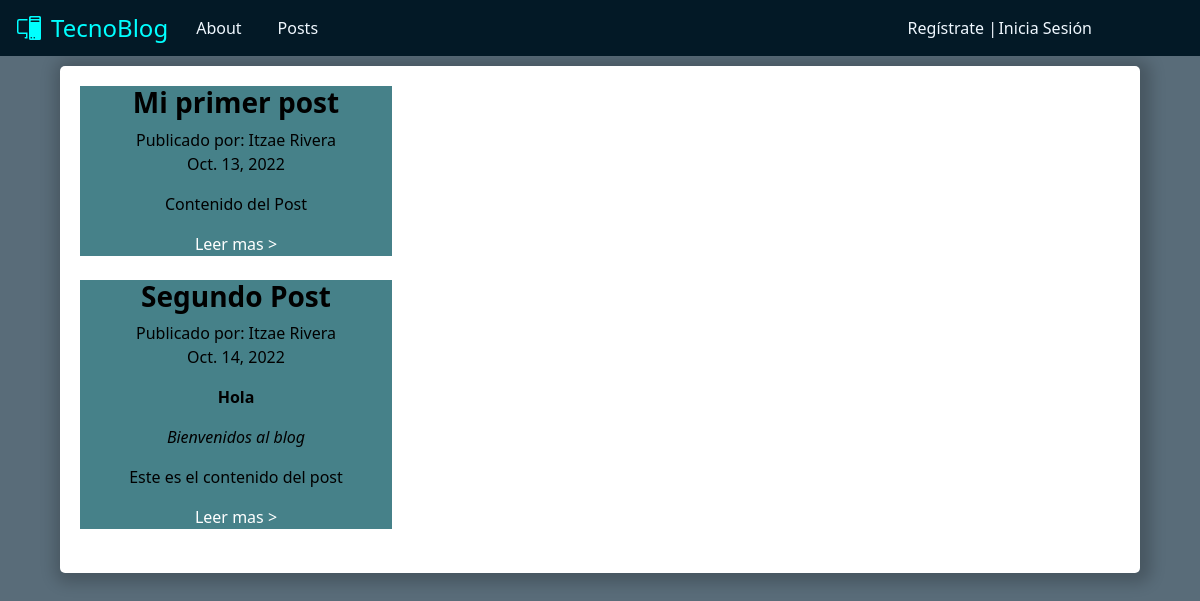
Before: /tecnoBlog/verPosts with the older database file.
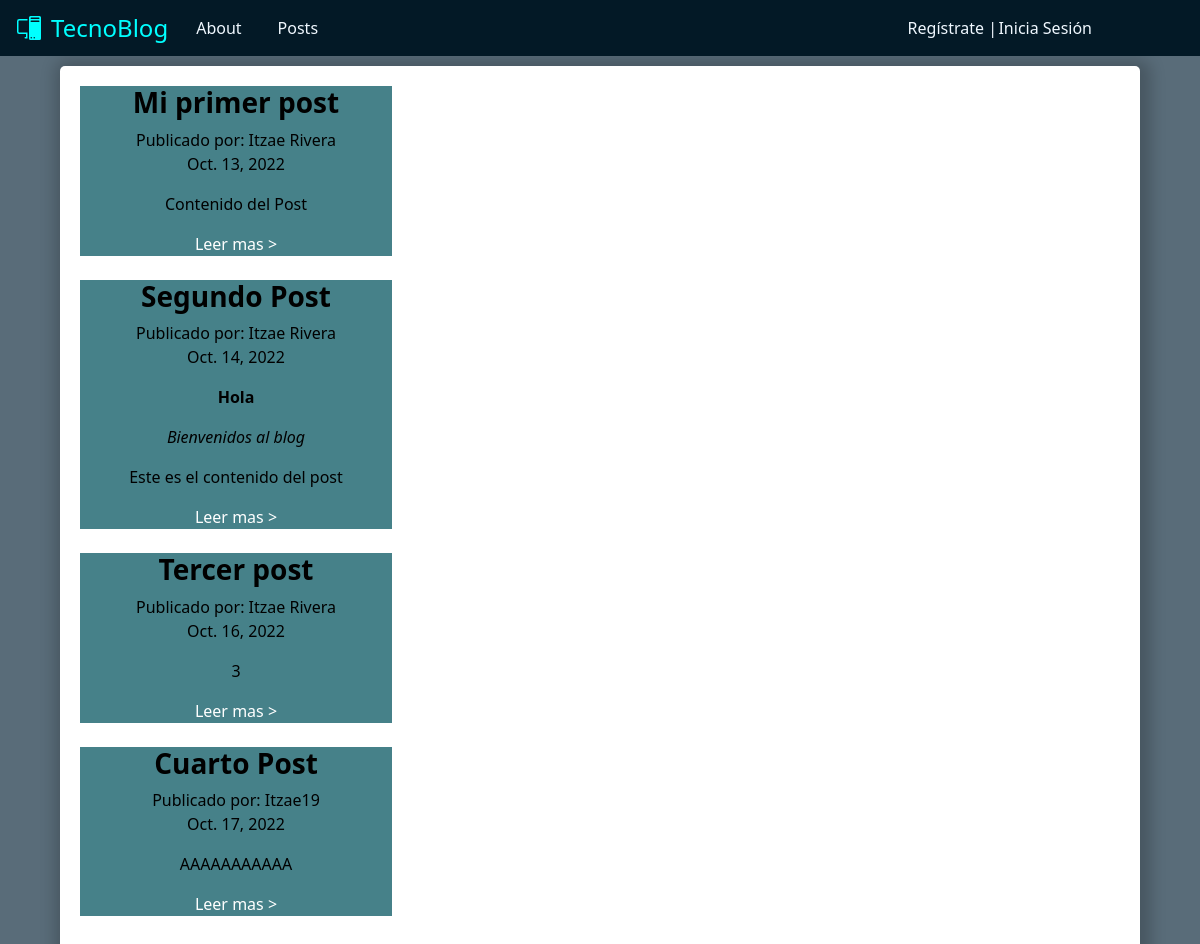
After: the same page with the newer database file.
### tecnoBlog/models.py (models this page shows, shortened)
class Blogs(models.Model):
    idBlog = models.IntegerField()
    titulo = models.CharField(max_length=40)
    subtitulo = models.CharField(max_length=60)
    contenido = models.CharField(max_length=500)
    autor = models.CharField(max_length=60)
    fecha = models.DateField()

### tecnoBlog/views.py (the view)
# urls.py: path('tecnoBlog/verPosts', verPosts),
def verPosts(request=None):
    blogs = Blogs.objects.all() #Trae todo
    return render(request, "verPosts.html", {"blogs": blogs})

### tecnoBlog/template/verPosts.html
{% extends 'homePage.html' %}
{% block content %}
    <div class="contenido_home">
        {% for blog in blogs %}
            <div class="listaPosts">
                <h3><b>{{ blog.titulo }}</b></h3>
                <label for=""> Publicado por: {{ blog.autor }}</label>
                <br>
                <p>{{ blog.fecha }}</p>
                <p>{{ blog.contenido | safe }}</p>
                <a class="leerMas" href="">Leer mas ></a>
            </div>
            <br>
        {% endfor %}
    </div>
{% endblock %}

### tecnoBlog/template/homePage.html (shortened to what this page needs)
<!DOCTYPE html>
<html lang="es">
<head>
    {% load static %}
    <link rel="stylesheet" href="{%static 'css/bootstrap.min.css'%}">
    <link rel="stylesheet" href="{%static 'css/myestilo.css'%}">
</head>
<body>
    <header>
        <nav class="navbar navbar-expand-xl" aria-label="Sixth navbar example">
            <div class="container-fluid">
                <a class="titulo_nav" href="/homePage">TecnoBlog</a>
              <div class="collapse navbar-collapse" id="navbarsExample06">
                <ul class="navbar-nav me-auto mb-2 mb-xl-0">
                  <li class="nav-item">
                    <a class="nav-link" href="#">About</a>
                  </li>
                  <li class="nav-item">
                    <a class="nav-link" href="/tecnoBlog/verPosts">Posts</a>
                  </li>
                  <li class="nav-item" style="position: absolute; right: 195px">
                    <a class="nav-link" href="/signIn">Regístrate |</a>
                  </li>
                  <li class="nav-item" style="position: absolute; right: 100px">
                    <a class="nav-link" href="/login">Inicia Sesión</a>
                  </li>
                </ul>
              </div>
            </div>
          </nav>
    </header>
</body>
<body>
  {% block content %}{% endblock %}
</body>
</html>

### tecnoBlog/static/css/myestilo.css (style rules this page uses)
body { background-color: #596c79; }
nav { background-color: #031926; }
.titulo_nav { color: aqua; text-decoration: none; font-size:x-large; }
.nav-link { color: aliceblue; text-align: center; margin-left: 20px; }
.bi-pc-display { color: aqua; margin-left:5px; margin-right: 10px; }
.contenido_home { display: flex; width: 90%; height: auto; margin:auto; margin-top: 10px; flex-direction: column; background-color: white; border-radius: 5px; padding: 20px; color: black; box-shadow: 3px 2px 15px 8px rgba(0, 0, 0, 0.2); text-align: center; }
.listaPosts { background-color: #468189; width: 30%; }
.leerMas { text-decoration: none; color: white; }

Changed rows visible on the page:
added Blogs: titulo "Tercer post", autor "Itzae Rivera", fecha "Oct. 16, 2022", contenido "3"
added Blogs: titulo "Cuarto Post", autor "Itzae19", fecha "Oct. 17, 2022", contenido "AAAAAAAAAAA"
